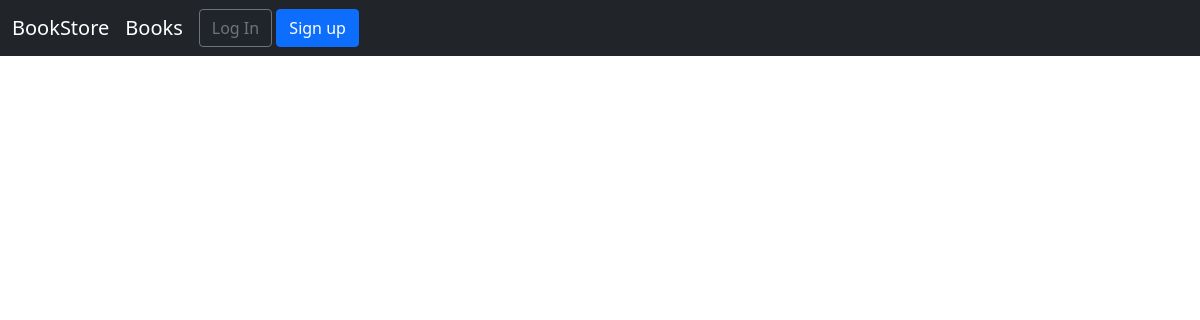
/books/, run on an earlier commit of the app's database.
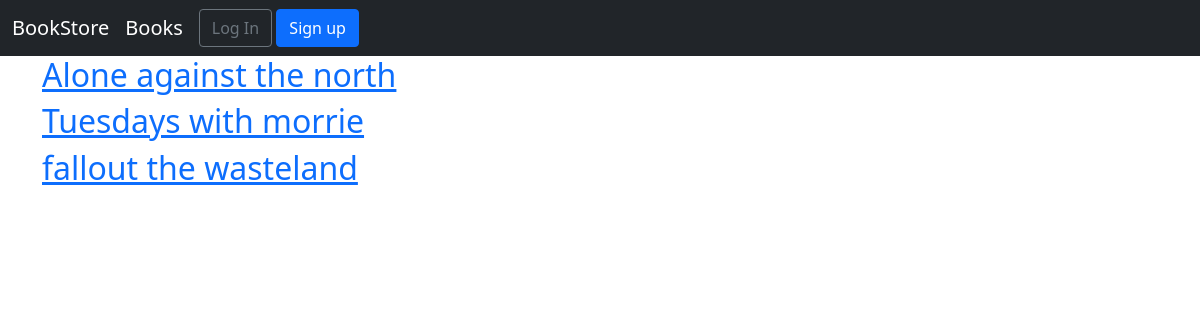
And on a later commit of the database.
### books/models.py (models this page shows, shortened)
class Book(models.Model):
    id = models.UUIDField(primary_key=True,
        default=uuid.uuid4,
        editable=False)
    title = models.CharField(max_length=200)
    author = models.CharField(max_length=200)
    price = models.DecimalField(max_digits=6, decimal_places=2)
    date_publication = models.DateField(blank=True, null=True)
    cover = models.ImageField(upload_to='covers/', blank=True)
    def get_absolute_url(self):
        return reverse('book_detail', args=[str(self.id)])

### books/views.py (the view)
# urls.py: path('', BookListView.as_view(), name='book_list'),
class BookListView(ListView):
    model = Book
    context_object_name = 'book_list'
    template_name = 'books.book_list.html'

### templates/books/book_list.html (shortened to what this page needs)
{% extends 'base.html' %}
{% block content %}
 {% for book in object_list %}
 <div>
    <h2><a href="{{ book.get_absolute_url }}">{{ book.title }}</a></h2>
 </div>
 {% endfor %}
{% endblock content %}

### templates/base.html (shortened to what this page needs)
{% load static %}
<!doctype html>
<html lang="en">
  <head>
    <link href="https://cdn.jsdelivr.net/npm/bootstrap@5.0.2/dist/css/bootstrap.min.css" rel="stylesheet">
  </head>
  <body>
    <nav class="navbar navbar-expand-lg navbar-dark bg-dark">
      <div class="container-fluid">
        <a class="navbar-brand" href="{% url 'home' %}">BookStore</a>
		    <a class="navbar-brand" href="{% url 'book_list' %}">Books</a>
        <div class="collapse navbar-collapse" id="navbarSupportedContent">
          {% if user.is_authenticated %}
          <ul class="nav navbar-nav ms-auto">
            <li class="nav-item dropdown">
                <a href="#" class="nav-link dropdown-toggle" data-bs-toggle="dropdown">{{user.username}}</a>
                <div class="dropdown-menu dropdown-menu-end">
                  {% if user.Profile %}
                    <a href="{% url 'show_profile' user.profile.pk %}" class="dropdown-item">View Profile</a>
                    <a href="{% url 'edit_profile' user.profile.pk %}" class="dropdown-item">Edit Profile</a>
                    <a href="{% url 'password_change'%}" class="dropdown-item">Change Password</a>
                    <a href="{% url 'logout' %}" class="dropdown-item">Logout</a>
                  {% else %}
                    <a href="{% url 'password_change'%}" class="dropdown-item">Change Password</a>
                    <a href="{% url 'logout' %}" class="dropdown-item">Logout</a>
                  {% endif %}
                  </div>
            </li>
        </ul>
        {% else %}
        <form class="form-inline ml-auto">
          <a href="{% url 'login' %}" class="btn btn-outline-secondary">
          Log In</a>
          <a href="{% url 'signup' %}" class="btn btn-primary ml-2">
          Sign up</a>
        </form>
      {% endif %}
      </div>
    </nav>
  <div class="container">
        {% block content %}
        {% endblock content %}
  </div>
  </body>
</html>

What changed in the data, as far as the page shows it:
added Book: title "Alone against the north"
added Book: title "Tuesdays with morrie"
added Book: title "fallout the wasteland"
